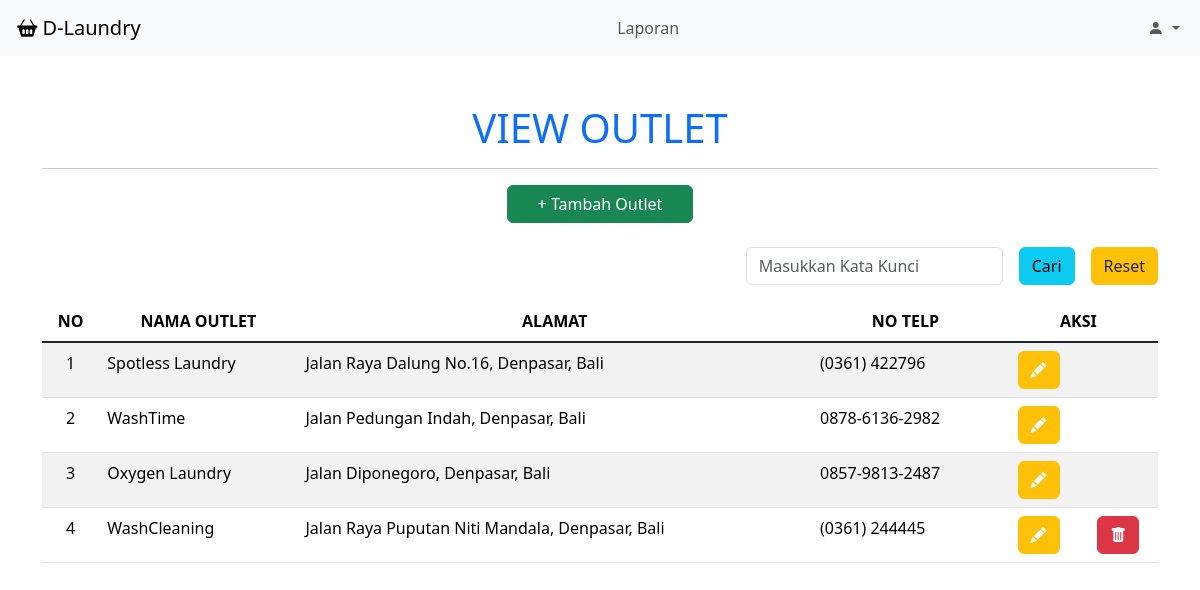
Page /dashboard.php?page=outlet on the committed database.
### tables this page shows
CREATE TABLE `tb_outlet` (
  `id_outlet` int(11) NOT NULL,
  `nama` varchar(100) NOT NULL,
  `alamat` text NOT NULL,
  `tlp` varchar(15) NOT NULL
);

### view/view_outlet.php (the view, shortened to what this page needs)
<div class="container mt-5">
    <h1 class="text-center"><a href="" class="text-decoration-none">VIEW OUTLET</a>
    </h1>
    <hr>
    <a href="dashboard.php?page=tambah_outlet" class="btn btn-success d-grid gap-2 col-2 mx-auto mb-4"> + Tambah
        Outlet</a>
    <form method="POST">
        <div class="row g-3 align-items-center justify-content-end mb-3">
            <div class="col-auto"><input type="text" name="tcari"
                    value="<?php echo isset($_POST['tcari']) ? $_POST['tcari'] : ''; ?>" class="form-control"
                    placeholder="Masukkan Kata Kunci"></div>
            <div class="col-auto"><button type="submit" class="btn btn-info" name="bcari">Cari</button></div>
            <div class="col-auto">
                <button type="submit" class="btn btn-warning" name="breset"><a href=""
                        class="text-decoration-none text-dark">Reset</a></button>
            </div>
        </div>
        <div class="table-responsive">
            <table class="table table-striped table-hover">
                <thead>
                    <tr>
                        <th class="text-center">NO</th>
                        <th class="text-center">NAMA OUTLET</th>
                        <th class="text-center">ALAMAT</th>
                        <th class="text-center">NO TELP</th>
                        <th colspan="2" class="text-center">AKSI</th>
                    </tr>
                </thead>
                <tbody class="table-group-divider">
                    <?php
                    include "koneksi.php";
                    if (isset($_POST['bcari'])) {
                        $keyword = $_POST['tcari'];
                        $query = "SELECT * FROM tb_outlet WHERE id_outlet LIKE '%$keyword%' OR nama LIKE '%$keyword%'  ORDER BY id_outlet DESC";
                    } else {
                        $query = "SELECT * FROM tb_outlet";
                    }
                    $no = 1;
                    $data = mysqli_query($koneksi,$query);
                    while ($baris = mysqli_fetch_array($data)) {
                        ?>
                    <tr>
                        <td class="text-center">
                            <?= $no++?>
                        </td>
                        <td>
                            <?= $baris['nama'] ?>
                        </td>
                        <td>
                            <?= $baris['alamat'] ?>
                        </td>
                        <td>
                            <?= $baris['tlp'] ?>
                        </td>
                        <td class="text-center"><a href="dashboard.php?page=edit_outlet&id=<?= $baris['id_outlet'] ?>"
                                class="btn btn-warning"><i class="bi bi-pencil-fill text-light"></i></a></td>
                        <?php
                    $id = $baris['id_outlet'];
                    $hide_delete1 = mysqli_fetch_row(mysqli_query($koneksi, "SELECT COUNT(*) as total FROM tb_outlet INNER JOIN tb_user ON tb_outlet.id_outlet=tb_user.id_outlet WHERE tb_outlet.id_outlet='$id'"));
                    $hide_delete2 = mysqli_fetch_row(mysqli_query($koneksi, "SELECT COUNT(*) as total FROM tb_outlet INNER JOIN tb_paket ON tb_outlet.id_outlet=tb_paket.id_outlet WHERE tb_outlet.id_outlet='$id'"));
                    $hide_delete3 = mysqli_fetch_row(mysqli_query($koneksi, "SELECT COUNT(*) as total FROM tb_outlet INNER JOIN tb_transaksi ON tb_outlet.id_outlet=tb_transaksi.id_outlet WHERE tb_outlet.id_outlet='$id'"));
                    if ($hide_delete1[0]=='0' && $hide_delete2[0]=='0' && $hide_delete3[0]=='0') {
                    ?>
                        <td class="text-center">
                            <a href="delete/delete_outlet.php?id=<?= $baris['id_outlet'] ?>" class="btn btn-danger"
                                onclick="return confirm('Apakah Ingin Menghapus Data?')"><i
                                    class="bi bi-trash-fill text-light"></i></a>
                        </td>
                        <?php
                    }else {
                        echo "<td></td>";
                    }
                    ?>
                    </tr>
                    <?php
                    }
                    ?>
                </tbody>
            </table>
    </form>
</div>

### rows in the picture
tb_outlet: nama "Spotless Laundry", alamat "Jalan Raya Dalung No.16, Denpasar, Bali", tlp "(0361) 422796"
tb_outlet: nama "WashTime", alamat "Jalan Pedungan Indah, Denpasar, Bali", tlp "0878-6136-2982"
tb_outlet: nama "Oxygen Laundry", alamat "Jalan Diponegoro, Denpasar, Bali", tlp "0857-9813-2487"
tb_outlet: nama "WashCleaning", alamat "Jalan Raya Puputan Niti Mandala, Denpasar, Bali", tlp "(0361) 244445"
